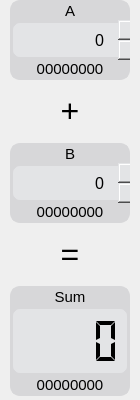
  <widget class="QWidget" name="left" native="true">
   <property name="geometry">
    <rect>
     <x>20</x>
     <y>103</y>
     <width>140</width>
     <height>400</height>
    </rect>
   </property>
   <widget class="QWidget" name="container_A" native="true">
    <property name="geometry">
     <rect>
      <x>10</x>
      <y>0</y>
      <width>120</width>
      <height>80</height>
     </rect>
    </property>
    <property name="styleSheet">
     <string notr="true">QWidget#container_A {
	background-color: #d7d7d9;
	border: 3px solid #d7d7d9;
	border-radius: 10px;
}</string>
    </property>
    <widget class="QSpinBox" name="input_A_decimal">
     <property name="geometry">
      <rect>
       <x>0</x>
       <y>20</y>
       <width>120</width>
       <height>40</height>
      </rect>
     </property>
     <property name="font">
      <font>
       <pointsize>12</pointsize>
       <italic>false</italic>
       <bold>false</bold>
      </font>
     </property>
     <property name="styleSheet">
      <string notr="true">QSpinBox {
	padding: 5px;
	background-color: #e3e4e6;
	border: 3px solid #d7d7d9;
	border-radius: 10px;
}</string>
     </property>
     <property name="wrapping">
      <bool>false</bool>
     </property>
     <property name="frame">
      <bool>false</bool>
     </property>
     <property name="alignment">
      <set>Qt::AlignRight|Qt::AlignTrailing|Qt::AlignVCenter</set>
     </property>
     <property name="buttonSymbols">
      <enum>QAbstractSpinBox::UpDownArrows</enum>
     </property>
     <property name="minimum">
      <number>-128</number>
     </property>
     <property name="maximum">
      <number>255</number>
     </property>
    </widget>
    <widget class="QLabel" name="input_A_binary">
     <property name="geometry">
      <rect>
       <x>0</x>
       <y>59</y>
       <width>120</width>
       <height>20</height>
      </rect>
     </property>
     <property name="font">
      <font>
       <pointsize>11</pointsize>
       <italic>false</italic>
       <bold>false</bold>
      </font>
     </property>
     <property name="styleSheet">
      <string notr="true">font: 11pt &quot;Droid Sans Mono&quot;;</string>
     </property>
     <property name="text">
      <string>&lt;html&gt;&lt;head/&gt;&lt;body&gt;&lt;p&gt;&lt;span style=&quot; font-size:11pt;&quot;&gt;00000000&lt;/span&gt;&lt;/p&gt;&lt;/body&gt;&lt;/html&gt;</string>
     </property>
     <property name="alignment">
      <set>Qt::AlignCenter</set>
     </property>
    </widget>
    <widget class="QLabel" name="A_label">
     <property name="geometry">
      <rect>
       <x>0</x>
       <y>1</y>
       <width>120</width>
       <height>20</height>
      </rect>
     </property>
     <property name="font">
      <font>
       <pointsize>11</pointsize>
       <italic>false</italic>
       <bold>false</bold>
      </font>
     </property>
     <property name="styleSheet">
      <string notr="true">font-size: 11pt;</string>
     </property>
     <property name="text">
      <string>&lt;html&gt;&lt;head/&gt;&lt;body&gt;&lt;p&gt;A&lt;/p&gt;&lt;/body&gt;&lt;/html&gt;</string>
     </property>
     <property name="alignment">
      <set>Qt::AlignCenter</set>
     </property>
    </widget>
   </widget>
   <widget class="QWidget" name="container_result" native="true">
    <property name="geometry">
     <rect>
      <x>10</x>
      <y>286</y>
      <width>120</width>
      <height>110</height>
     </rect>
    </property>
    <property name="styleSheet">
     <string notr="true">QWidget#container_result {
	background-color: #d7d7d9;
	border: 3px solid #d7d7d9;
	border-radius: 10px;
}</string>
    </property>
    <widget class="QLabel" name="sum_binary">
     <property name="geometry">
      <rect>
       <x>0</x>
       <y>89</y>
       <width>120</width>
       <height>20</height>
      </rect>
     </property>
     <property name="font">
      <font>
       <pointsize>11</pointsize>
       <italic>false</italic>
       <bold>false</bold>
      </font>
     </property>
     <property name="styleSheet">
      <string notr="true">font: 11pt &quot;Droid Sans Mono&quot;;</string>
     </property>
     <property name="text">
      <string>&lt;html&gt;&lt;head/&gt;&lt;body&gt;&lt;p&gt;&lt;span style=&quot; font-size:11pt;&quot;&gt;00000000&lt;/span&gt;&lt;/p&gt;&lt;/body&gt;&lt;/html&gt;</string>
     </property>
     <property name="alignment">
      <set>Qt::AlignCenter</set>
     </property>
    </widget>
    <widget class="QFrame" name="sum_frame">
     <property name="geometry">
      <rect>
       <x>0</x>
       <y>20</y>
       <width>120</width>
       <height>70</height>
      </rect>
     </property>
     <property name="styleSheet">
      <string notr="true">QFrame#sum_frame {
	background-color: #e3e4e6;
	border: 3px solid #d7d7d9;
	border-radius: 10px;
}</string>
     </property>
     <property name="frameShape">
      <enum>QFrame::StyledPanel</enum>
     </property>
     <property name="frameShadow">
      <enum>QFrame::Raised</enum>
     </property>
     <widget class="QLCDNumber" name="sum_decimal">
      <property name="geometry">
       <rect>
        <x>10</x>
        <y>10</y>
        <width>100</width>
        <height>50</height>
       </rect>
      </property>
      <property name="styleSheet">
       <string notr="true"/>
      </property>
      <property name="frameShape">
       <enum>QFrame::NoFrame</enum>
      </property>
      <property name="digitCount">
       <number>4</number>
      </property>
      <property name="segmentStyle">
       <enum>QLCDNumber::Flat</enum>
      </property>
     </widget>
    </widget>
    <widget class="QLabel" name="sum_label">
     <property name="geometry">
      <rect>
       <x>0</x>
       <y>1</y>
       <width>120</width>
       <height>20</height>
      </rect>
     </property>
     <property name="font">
      <font>
       <pointsize>11</pointsize>
       <italic>false</italic>
       <bold>false</bold>
      </font>
     </property>
     <property name="styleSheet">
      <string notr="true">font-size: 11pt;</string>
     </property>
     <property name="text">
      <string>&lt;html&gt;&lt;head/&gt;&lt;body&gt;&lt;p&gt;Sum&lt;/p&gt;&lt;/body&gt;&lt;/html&gt;</string>
     </property>
     <property name="alignment">
      <set>Qt::AlignCenter</set>
     </property>
    </widget>
   </widget>
   <widget class="QLabel" name="plus_sign">
    <property name="geometry">
     <rect>
      <x>10</x>
      <y>81</y>
      <width>120</width>
      <height>61</height>
     </rect>
    </property>
    <property name="text">
     <string>&lt;html&gt;&lt;head/&gt;&lt;body&gt;&lt;p&gt;&lt;span style=&quot; font-size:24pt;&quot;&gt;+&lt;/span&gt;&lt;/p&gt;&lt;/body&gt;&lt;/html&gt;</string>
    </property>
    <property name="alignment">
     <set>Qt::AlignCenter</set>
    </property>
   </widget>
   <widget class="QWidget" name="container_B" native="true">
    <property name="geometry">
     <rect>
      <x>10</x>
      <y>143</y>
      <width>120</width>
      <height>80</height>
     </rect>
    </property>
    <property name="styleSheet">
     <string notr="true">QWidget#container_B {
	background-color: #d7d7d9;
	border: 3px solid #d7d7d9;
	border-radius: 10px;
}</string>
    </property>
    <widget class="QSpinBox" name="input_B_decimal">
     <property name="geometry">
      <rect>
       <x>0</x>
       <y>20</y>
       <width>120</width>
       <height>40</height>
      </rect>
     </property>
     <property name="font">
      <font>
       <pointsize>12</pointsize>
       <italic>false</italic>
       <bold>false</bold>
      </font>
     </property>
     <property name="styleSheet">
      <string notr="true">QSpinBox {
	padding: 5px;
	background-color: #e3e4e6;
	border: 3px solid #d7d7d9;
	border-radius: 10px;
}</string>
     </property>
     <property name="wrapping">
      <bool>false</bool>
     </property>
     <property name="frame">
      <bool>false</bool>
     </property>
     <property name="alignment">
      <set>Qt::AlignRight|Qt::AlignTrailing|Qt::AlignVCenter</set>
     </property>
     <property name="buttonSymbols">
      <enum>QAbstractSpinBox::UpDownArrows</enum>
     </property>
     <property name="minimum">
      <number>-128</number>
     </property>
     <property name="maximum">
      <number>255</number>
     </property>
    </widget>
    <widget class="QLabel" name="input_B_binary">
     <property name="geometry">
      <rect>
       <x>0</x>
       <y>59</y>
       <width>120</width>
       <height>20</height>
      </rect>
     </property>
     <property name="font">
      <font>
       <pointsize>11</pointsize>
       <italic>false</italic>
       <bold>false</bold>
      </font>
     </property>
     <property name="styleSheet">
      <string notr="true">font: 11pt &quot;Droid Sans Mono&quot;;</string>
     </property>
     <property name="text">
      <string>&lt;html&gt;&lt;head/&gt;&lt;body&gt;&lt;p&gt;&lt;span style=&quot; font-size:11pt;&quot;&gt;00000000&lt;/span&gt;&lt;/p&gt;&lt;/body&gt;&lt;/html&gt;</string>
     </property>
     <property name="alignment">
      <set>Qt::AlignCenter</set>
     </property>
    </widget>
    <widget class="QLabel" name="B_label">
     <property name="geometry">
      <rect>
       <x>0</x>
       <y>1</y>
       <width>120</width>
       <height>20</height>
      </rect>
     </property>
     <property name="font">
      <font>
       <pointsize>11</pointsize>
       <italic>false</italic>
       <bold>false</bold>
      </font>
     </property>
     <property name="styleSheet">
      <string notr="true">font-size: 11pt;</string>
     </property>
     <property name="text">
      <string>&lt;html&gt;&lt;head/&gt;&lt;body&gt;&lt;p&gt;B&lt;/p&gt;&lt;/body&gt;&lt;/html&gt;</string>
     </property>
     <property name="alignment">
      <set>Qt::AlignCenter</set>
     </property>
    </widget>
   </widget>
   <widget class="QLabel" name="equal_sign">
    <property name="geometry">
     <rect>
      <x>10</x>
      <y>224</y>
      <width>120</width>
      <height>61</height>
     </rect>
    </property>
    <property name="text">
     <string>&lt;html&gt;&lt;head/&gt;&lt;body&gt;&lt;p&gt;&lt;span style=&quot; font-size:24pt;&quot;&gt;=&lt;/span&gt;&lt;/p&gt;&lt;/body&gt;&lt;/html&gt;</string>
    </property>
    <property name="alignment">
     <set>Qt::AlignCenter</set>
    </property>
   </widget>
  </widget>
